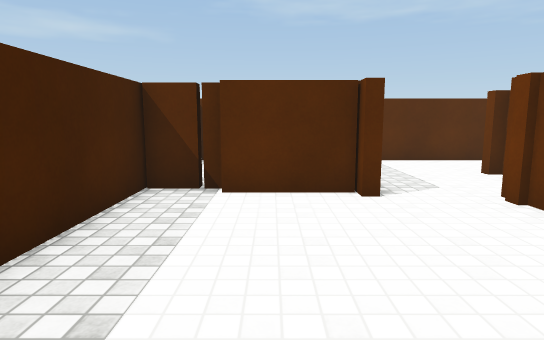
View 1 (above)

24 first-person views from a walk through a 3-D level made in the Unity game engine. The camera is 1.3 m above the floor, tilts 8° down and sees 75° across. The floor is counted in squares, 1 m on a side. Each view is taken from the middle of a square. On the plan, view 1 faces up. The plan holds only what a view shows up to about 15 squares ahead; the rest is blank. The place goes on beyond the plan. Some animated figures are not drawn. Some surface patterns are stand-ins.

View 2
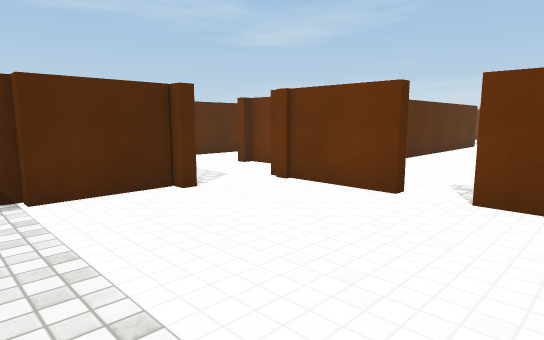

View 3
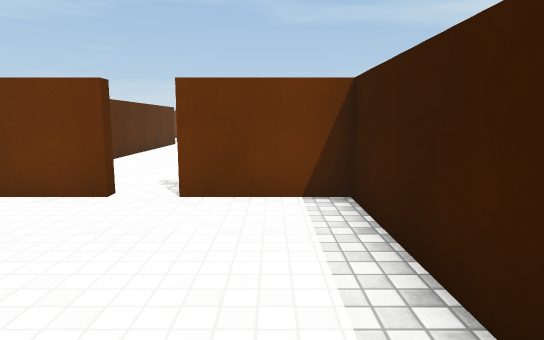

View 4
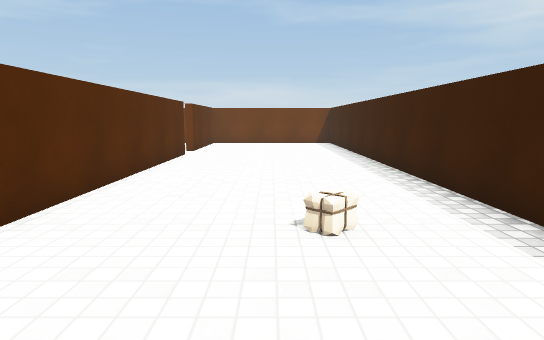

View 5
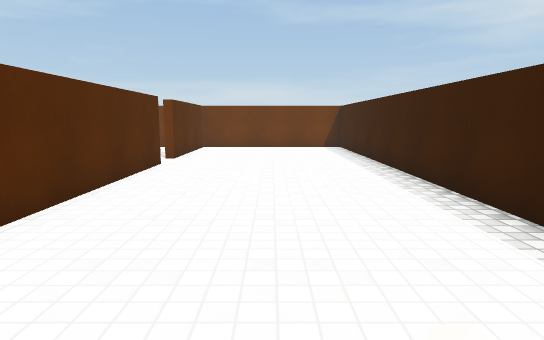

View 6
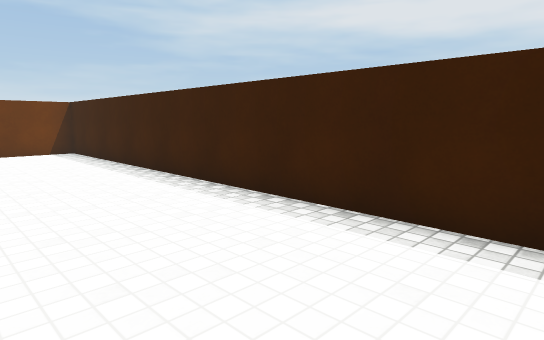

View 7
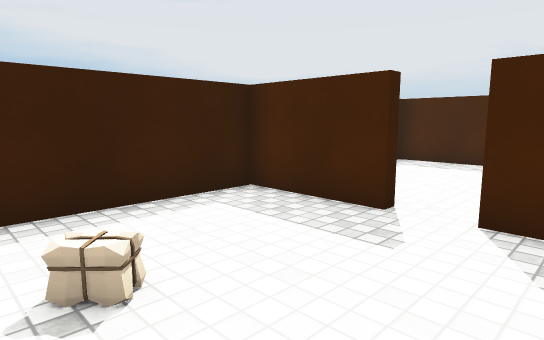

View 8
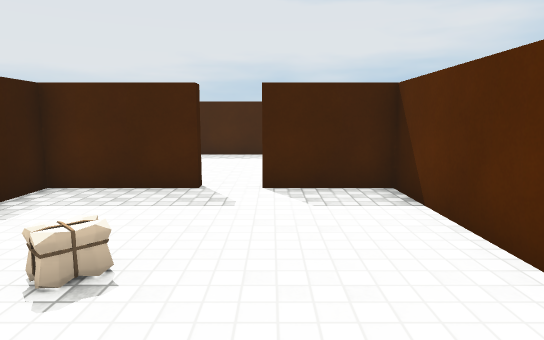

View 9
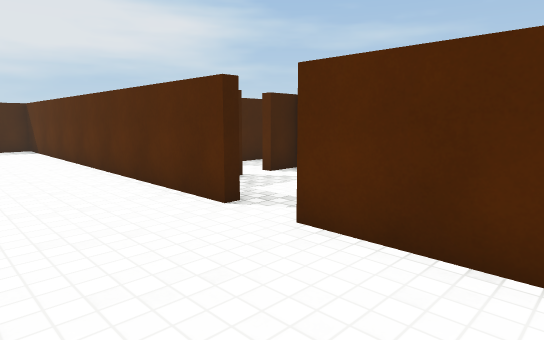

View 10
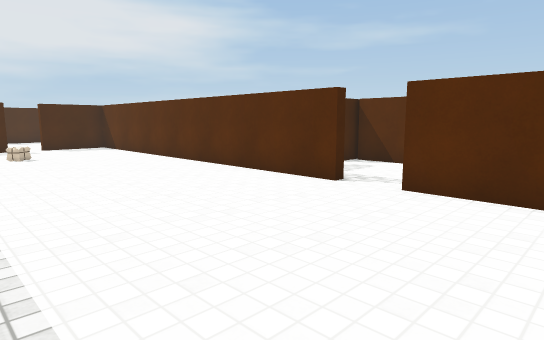

View 11
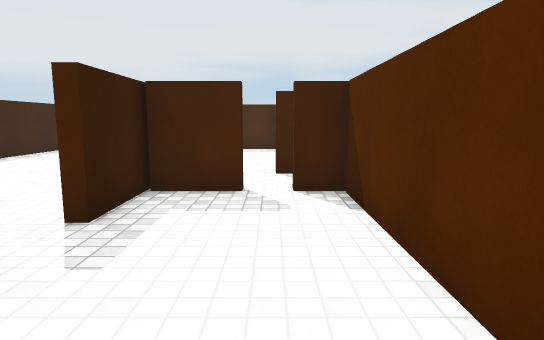

View 12
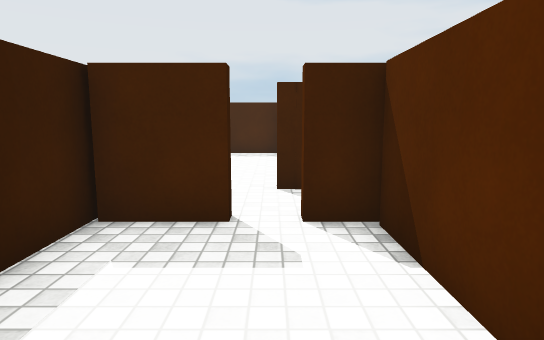

View 13
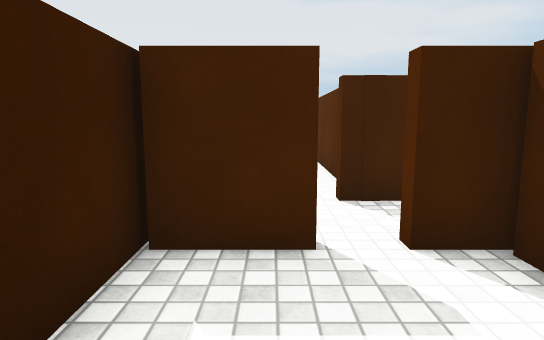

View 14
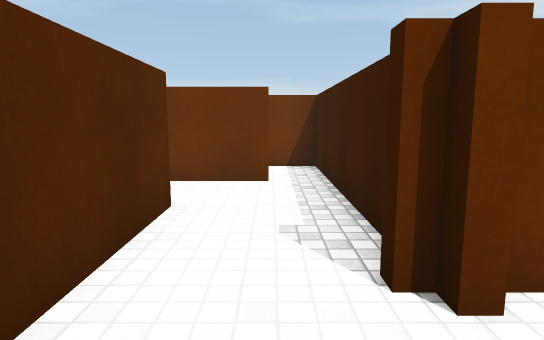

View 15
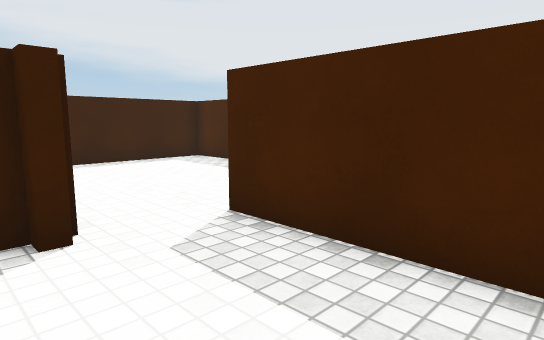

View 16
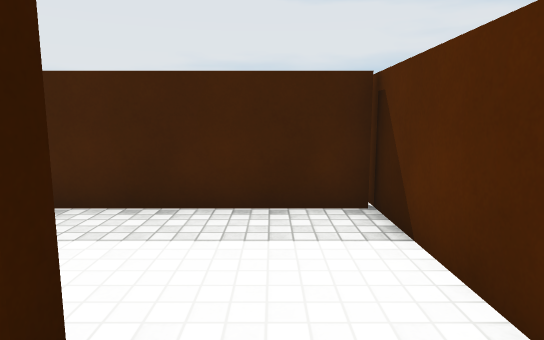

View 17
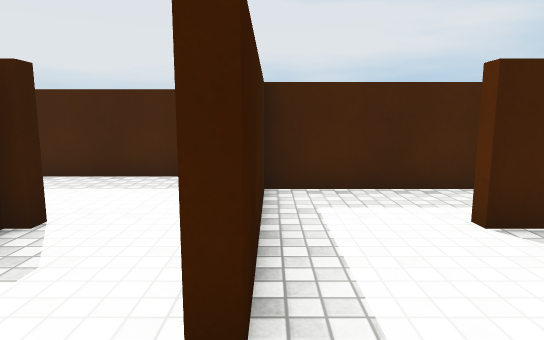

View 18
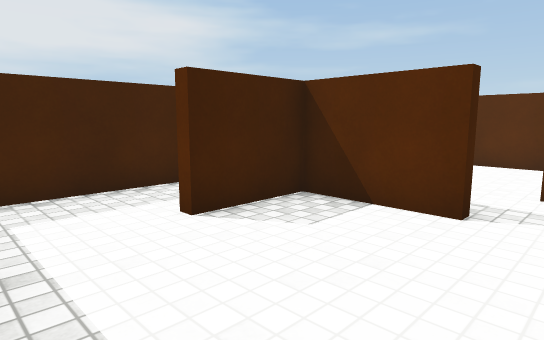

View 19
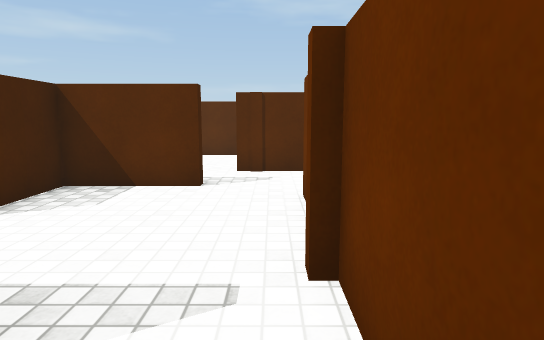

View 20
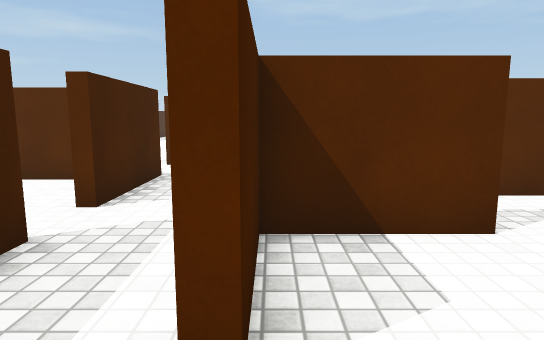

View 21
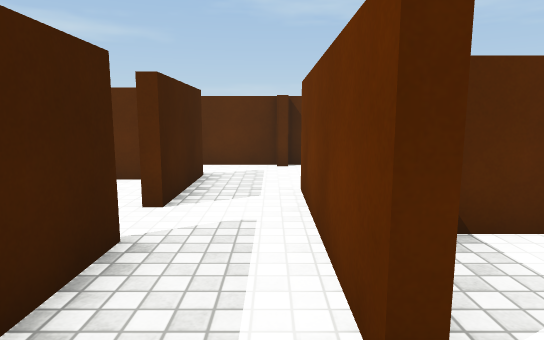

View 22
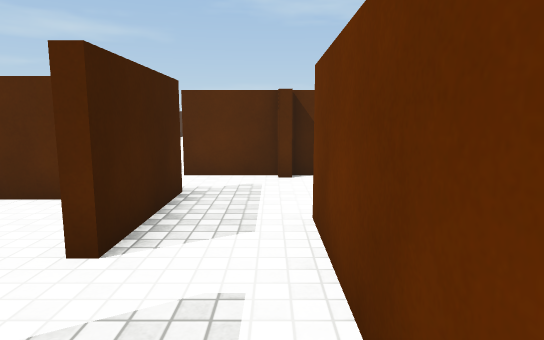

View 23
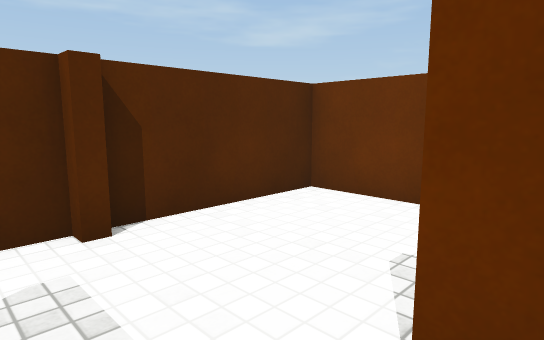

View 24
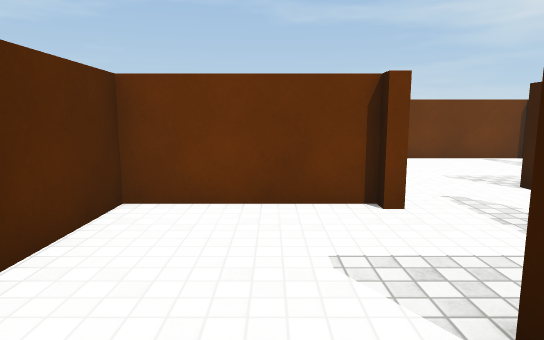

### Floor plan
Points are (right, up) in squares from view 1. A wall is a line through its corners. A room is listed if a view was taken in it or the views show most of it. See-through windows are left out.
Room 1 (views 1, 2, 3)
walls: (3.9, 2.8) (3.9, 6); (1.5, 5.9) (1.5, 6.3) (-1, 6.3); (-0.9, 6.7) (-2.4, 6.7) (-2.4, -1.3) (3.9, -1.3) (3.9, 1.6)
ways out: opening at (4, 2) to room 2; opening at (3, 6) to room 4
Room 2 (views 4, 5, 6, 7, 8, 9, 10)
walls: (17.6, 5.7) (17.6, 5.3) (4.3, 5.3) (4.3, 2.8) (3.9, 2.8); (3.9, 1.6) (4.3, 1.6) (4.3, -1.3) (22.5, -1.3); (22.1, 5.3) (19.1, 5.3)
ways out: opening at (4, 2) to room 1; opening at (18.5, 6) to room 3
Room 3 (views 11, 12, 13)
walls: (20.4, 9.3) (15.6, 9.3); (19.1, 5.3) (19.1, 5.8); (15.6, 9.6) (15.6, 8.4) (15.1, 8.4); (15.1, 7.4) (15.6, 7.4) (15.6, 5.7); (15.2, 5.7) (17.6, 5.7)
ways out: opening at (18.5, 6) to room 2; opening at (15, 8) to room 9
Room 4 (views 14, 15, 16, 19)
walls: (5.8, 8.8) (11, 8.8); (5.5, 7.5) (5.5, 8.4) (5.2, 8.4) (5.2, 8.8) (5.6, 8.8); (3.9, 6) (4.4, 6); (1.9, 11.5) (1.9, 5.9); (8.4, 11.5) (1.4, 11.5); (10.5, 10) (10.5, 11.4)
ways out: opening at (3, 6) to room 1; opening at (9.5, 12) to room 5; gap at (11, 10)
Room 5 (views 17, 18, 20)
walls: (10.5, 15.5) (10.5, 16.1); (8.6, 17.4) (8.6, 16.9) (5.9, 16.9) (5.9, 14.5); (10.3, 12.6) (10.3, 13.1); (10.5, 11.4) (10.5, 12.8); (10.9, 19) (9, 19); (5.4, 11.9) (8.4, 11.9)
ways out: opening at (9.5, 12) to room 4; opening at (6, 13.5) to room 6; opening at (9, 18) to room 8; opening at (11, 17.5)
Room 6 (view 21)
walls: (3.4, 14.5) (3.4, 11.9) (5.4, 11.9)
ways out: opening at (6, 13.5) to room 5; opening at (4.5, 15.5) to room 7
Room 7 (view 22)
walls: (3.4, 16.7) (3.4, 14.5); (5.5, 14.5) (5.5, 18.4)
ways out: opening at (4.5, 15.5) to room 6; opening at (4.5, 19) to room 8; opening at (3, 17.5)
Room 8 (views 23, 24)
walls: (5.2, 23.3) (2.9, 23.3); (3.4, 21.5) (3.4, 18.1); (5.5, 18.4) (5.5, 19.6); (9, 19.4) (9.4, 19.4) (9.4, 23.3) (5.4, 23.3)
ways out: opening at (9, 18) to room 5; opening at (4.5, 19) to room 7; opening at (3, 22.5)
Room 9 (no view inside)
walls: (11.3, 8.4) (7.8, 8.4); (5.9, 8.2) (5.9, 6.2)
ways out: opening at (15, 8) to room 3; opening at (14, 9.5)

Where each view was taken, in squares from view 1:
view 1: 0 up, 0 right, facing up
view 2: 0 up, 2 left, facing up-right
view 3: 0 up, 2 left, facing right
view 4: 2 up, 4 right, facing right
view 5: 2 up, 7 right, facing right
view 6: 3 up, 9 right, facing down-right
view 7: 4 up, 9 right, facing down-left
view 8: 3 up, 11 right, facing left
view 9: 2 up, 22 right, facing up-left
view 10: 1 down, 22 right, facing up-left
view 11: 8 up, 22 right, facing left
view 12: 8 up, 20 right, facing left
view 13: 7 up, 19 right, facing left
view 14: 10 up, 3 right, facing right
view 15: 10 up, 5 right, facing down-left
view 16: 10 up, 7 right, facing left
view 17: 12 up, 10 right, facing left
view 18: 12 up, 10 right, facing up-left
view 19: 10 up, 10 right, facing up
view 20: 13 up, 6 right, facing up
view 21: 13 up, 5 right, facing up
view 22: 15 up, 5 right, facing up
view 23: 19 up, 4 right, facing up-right
view 24: 21 up, 4 right, facing right
